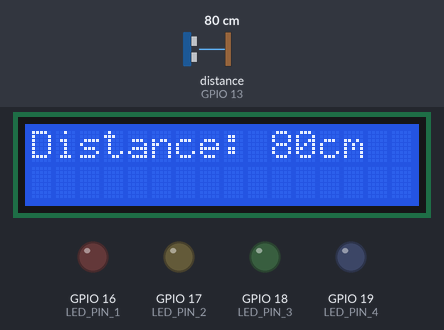
Recording of a sketch running on a simulated ESP32. Shown: 16×2 character LCD, output pins drawn as LEDs (lit = HIGH). Wiring (from diagram.json): ultrasonic range finder: trigger GPIO 12; echo GPIO 13. The inputs (shaded band) are chosen by the test bench; at power-on: distance to the obstacle (sensor on GPIO 13) 80 cm. The echo pulse lasts 58.3 µs per cm; pins used as bus, display or sensor lines are not drawn; what the sketch prints to the serial monitor is not drawn.

Above: at 1.2 s.
1.3 s: distance to the obstacle (sensor on GPIO 13) set to 2 cm
At 3.2 s:
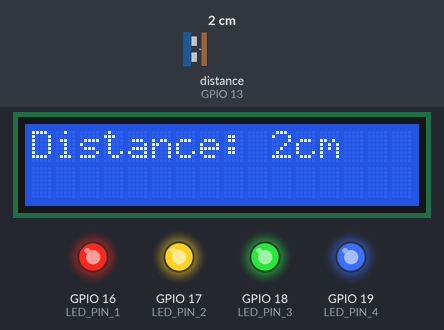
3.6 s: distance to the obstacle (sensor on GPIO 13) set to 18 cm
At 4.8 s:
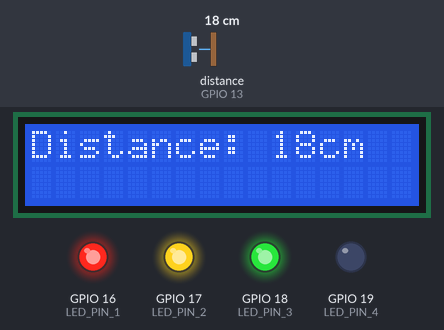
5.6 s: distance to the obstacle (sensor on GPIO 13) set to 35 cm
At 6.5 s:
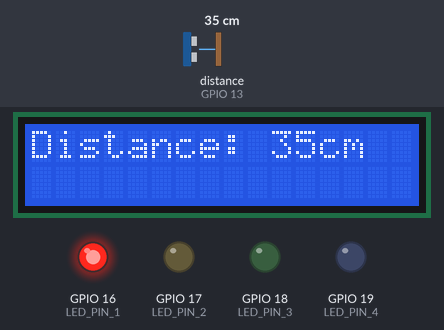
7.6 s: distance to the obstacle (sensor on GPIO 13) set to 27 cm
At 9.4 s:
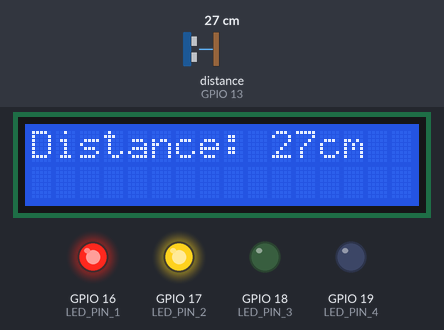
Timing chart, 0 to 10.7 s (numbered marks = the images above; inputs shaded):
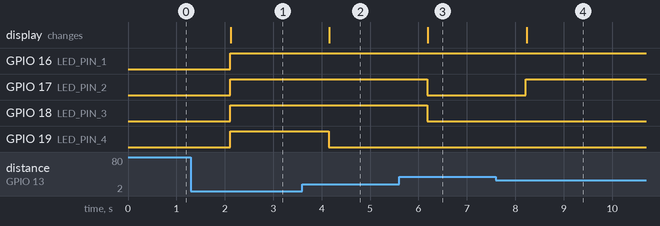

The sketch:

sketch.ino
```cpp
#include <Wire.h>
#include <LiquidCrystal_I2C.h>
#define TRIG_PIN 12
#define ECHO_PIN 13
#define LED_PIN_1 16
#define LED_PIN_2 17
#define LED_PIN_3 18
#define LED_PIN_4 19

LiquidCrystal_I2C lcd(0x27, 16, 2);

void setup() {
Serial.begin(9600);
pinMode(TRIG_PIN, OUTPUT);
pinMode(ECHO_PIN, INPUT);
pinMode(LED_PIN_1, OUTPUT);
pinMode(LED_PIN_2, OUTPUT);
pinMode(LED_PIN_3, OUTPUT);
pinMode(LED_PIN_4, OUTPUT);
lcd.init();
lcd.backlight();
}

void loop() {
long duration, distance_cm, distance_inches;
float distance_m, distance_km;

digitalWrite(TRIG_PIN, LOW);
delayMicroseconds(2);
digitalWrite(TRIG_PIN, HIGH);
delayMicroseconds (10);
digitalWrite(TRIG_PIN, LOW);

duration = pulseIn(ECHO_PIN, HIGH);
distance_cm = duration / 58;
distance_inches = duration / 148;
distance_m = distance_cm / 100.0;
distance_km = distance_m / 1000.0;

Serial.print("Distance: ");
Serial.print(distance_cm);
Serial.print(" cm, ");
Serial.print(distance_inches);
Serial.print(" inches, ");
Serial.print(distance_m);
Serial.print(" m, ");
Serial.print(distance_km);
Serial.println(" km ");

if (distance_cm < 10) {
digitalWrite(LED_PIN_1, HIGH);
digitalWrite(LED_PIN_2, HIGH);
digitalWrite(LED_PIN_3, HIGH);
digitalWrite(LED_PIN_4, HIGH);
} else if (distance_cm < 20) {
digitalWrite(LED_PIN_1, HIGH);
digitalWrite(LED_PIN_2, HIGH);
digitalWrite(LED_PIN_3, HIGH);
digitalWrite(LED_PIN_4, LOW);
} else if (distance_cm <30) {
digitalWrite(LED_PIN_1, HIGH);
digitalWrite(LED_PIN_2, HIGH);
digitalWrite(LED_PIN_3, LOW);
digitalWrite(LED_PIN_4, LOW);
} else if (distance_cm < 40) {
digitalWrite(LED_PIN_1, HIGH);
digitalWrite(LED_PIN_2, LOW);
digitalWrite(LED_PIN_3, LOW);
digitalWrite(LED_PIN_4, LOW);
} else {
digitalWrite(LED_PIN_1, LOW);
digitalWrite(LED_PIN_2, LOW);
digitalWrite(LED_PIN_3, LOW);
digitalWrite(LED_PIN_4, LOW);
}

lcd.clear();
lcd.setCursor(0, 0);
lcd.print("Distance: ");
lcd.print(distance_cm);
lcd.print("cm");

delay(1000);
}
```

Measured:
- after the input at 1.3 s, GPIO 16 (LED_PIN_1), GPIO 17 (LED_PIN_2), GPIO 18 (LED_PIN_3), GPIO 19 (LED_PIN_4): LOW → HIGH after 0.81 s; the display: changes after 0.82 s (image 1)
- after the input at 3.6 s, GPIO 19 (LED_PIN_4): HIGH → LOW after 0.54 s; the display: changes after 0.56 s (image 2)
- after the input at 5.6 s, GPIO 17 (LED_PIN_2), GPIO 18 (LED_PIN_3): HIGH → LOW after 0.58 s; the display: changes after 0.60 s (image 3)
- after the input at 7.6 s, GPIO 17 (LED_PIN_2): LOW → HIGH after 0.62 s; the display: changes after 0.63 s (image 4)
